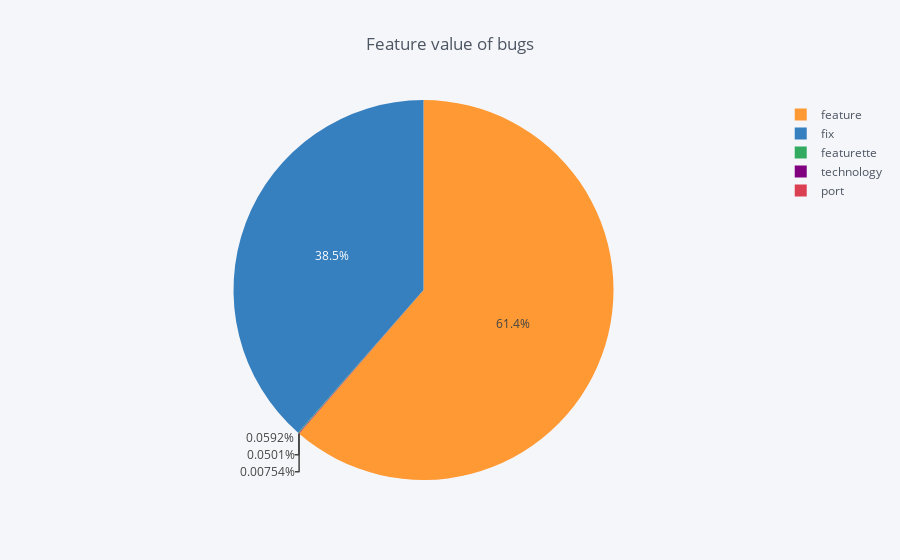

The code cell stored with this chart in its notebook:
### Markdown cell above
## Features value of Bugs

### Code cell
temp = bug_data['FEATURE'].value_counts()
df = pd.DataFrame({'labels': temp.index,
                   'values': temp.values
                  })
df.iplot(kind='pie',labels='labels',values='values',title='Feature value of bugs')

### Figure 1 — Plotly figure (JSON) as saved in the notebook; plotly's stock layout.template omitted (floating-point values rounded to 4 significant figures)
{"data": [{"labels": ["feature", "fix", "featurette", "technology", "port"], "marker": {"colors": ["rgba(255, 153, 51, 1.0)", "rgba(55, 128, 191, 1.0)", "rgba(50, 171, 96, 1.0)", "rgba(128, 0, 128, 1.0)", "rgba(219, 64, 82, 1.0)"]}, "name": "", "type": "pie", "values": [113963, 71558, 110, 93, 14]}], "layout": {"legend": {"bgcolor": "#F5F6F9", "font": {"color": "#4D5663"}}, "paper_bgcolor": "#F5F6F9", "plot_bgcolor": "#F5F6F9", "title": "Feature value of bugs", "titlefont": {"color": "#4D5663"}}}
